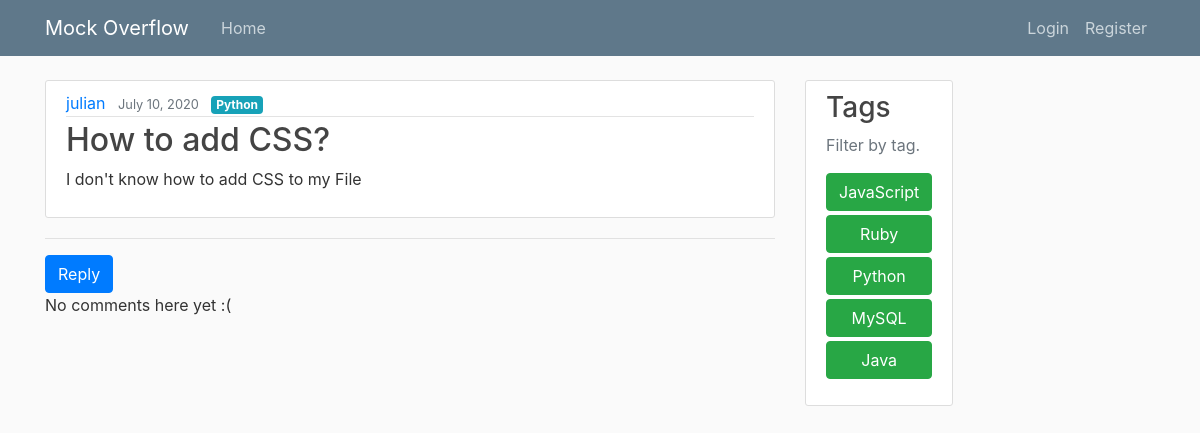
Page /post/4/ on the earlier database version.
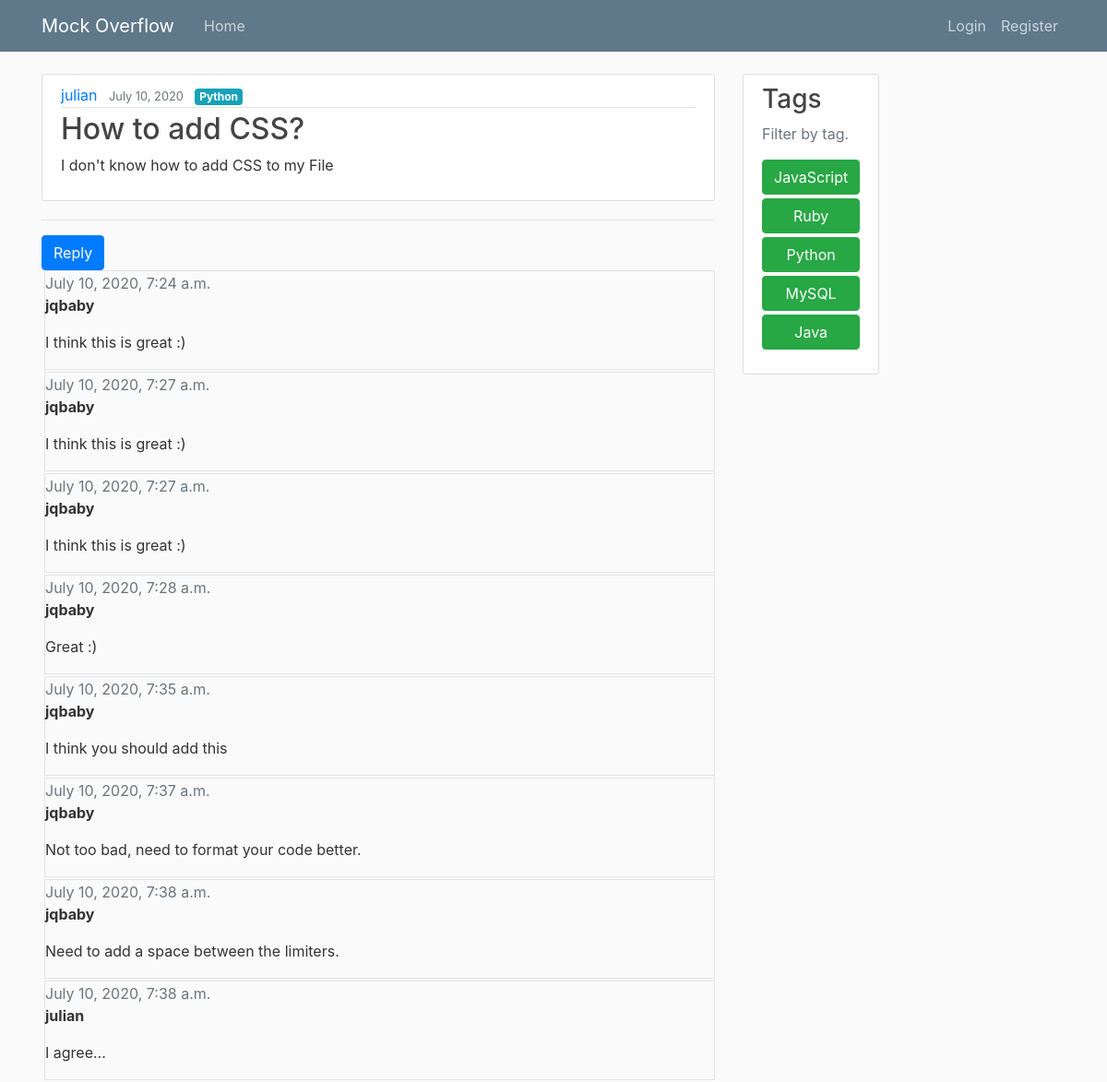
Same page on the later database version.
### forum/models.py (models this page shows, shortened)
class Comment(models.Model):
	post = models.ForeignKey(Post, on_delete=models.CASCADE, related_name='comments')
	date_posted = models.DateTimeField(default=timezone.now)
	content = models.TextField()
	author = models.CharField(max_length=200)

### forum/views.py (the view, shortened to what this page needs)
# urls.py: path('post/<int:pk>/', PostDetailView.as_view(), name = 'post-detail'),
class PostDetailView(DetailView):
	model = Post
	template_name = 'forum/post_detail.html'

### forum/templates/forum/post_detail.html (shortened to what this page needs)
{% extends "forum/base.html" %}
{% block content %}
	<article class="media content-section">
	  <div class="media-body">
	    <div class="article-metadata">
	      <a class="mr-2" href="#">{{ object.author }}</a>
	      <small class="text-muted">{{ object.date_posted|date:"F d, Y" }}</small>
	      <a class="ml-2 badge badge-info" href="#">{{ object.tags.first }}</a>
	    </div>
	    <h2 class="article-title">{{ object.title }}</h2>
	    <p class="article-content">{{ object.content }}</p>
	  </div>
	</article>
	<hr>
	<a class="btn btn-primary" href="{% url 'add_comment_to_post' pk=post.pk %}">Reply</a>
	{% for comment in post.comments.all %}
    	<div class="comment">
	        <div class="date text-muted">{{ comment.date_posted }}</div>
	        <strong>{{ comment.author }}</strong>
	        <p>{{ comment.content|linebreaks }}</p>
	    </div>
	{% empty %}
	    <p>No comments here yet :(</p>
	{% endfor %}
{% endblock content %}

Differences in the rows shown:
added Comment: date_posted "July 10, 2020, 7:24 a.m.", author "jqbaby", content "I think this is great :)"
added Comment: date_posted "July 10, 2020, 7:27 a.m.", author "jqbaby", content "I think this is great :)"
added Comment: date_posted "July 10, 2020, 7:27 a.m.", author "jqbaby", content "I think this is great :)"
added Comment: date_posted "July 10, 2020, 7:28 a.m.", author "jqbaby", content "Great :)"
added Comment: date_posted "July 10, 2020, 7:35 a.m.", author "jqbaby", content "I think you should add this"
added Comment: date_posted "July 10, 2020, 7:37 a.m.", author "jqbaby", content "Not too bad, need to format your code better."
added Comment: date_posted "July 10, 2020, 7:38 a.m.", author "jqbaby", content "Need to add a space between the limiters."
added Comment: date_posted "July 10, 2020, 7:38 a.m.", author "julian", content "I agree..."
Other differences:
text no longer shown: "No comments here yet :("
